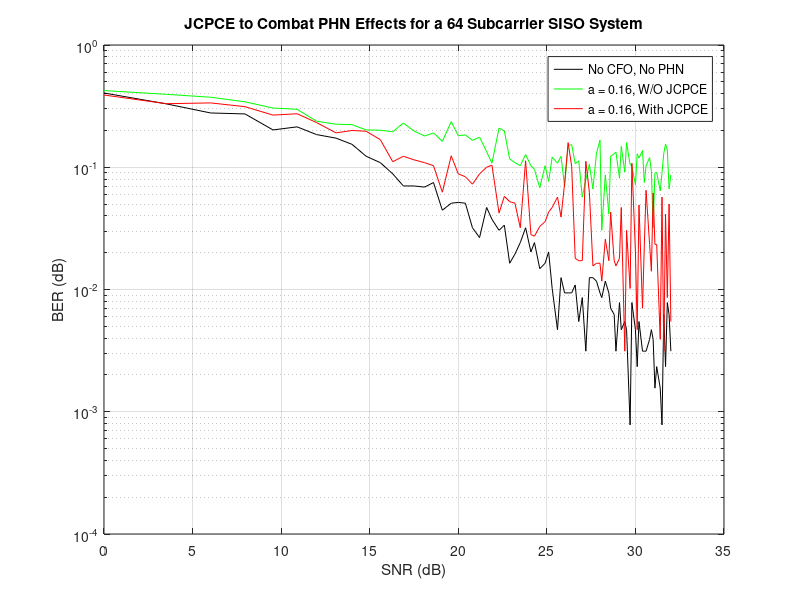

Reproduce this figure in MATLAB.
% Divide the number after "alpha" by 100 in the BER variable names to get
% the
% actual Standard deviation used in the program
FSB_PhaseOffset_256_SNR = [0.00E+00	3.52E+00	6.02E+00	7.96E+00	9.54E+00	1.09E+01	1.20E+01	1.31E+01	1.40E+01	1.48E+01	1.56E+01	1.63E+01	1.69E+01	1.75E+01	1.81E+01	1.86E+01	1.91E+01	1.96E+01	2.00E+01	2.04E+01	2.08E+01	2.12E+01	2.16E+01	2.19E+01	2.23E+01	2.26E+01	2.29E+01	2.32E+01	2.35E+01	2.38E+01	2.41E+01	2.43E+01	2.46E+01	2.49E+01	2.51E+01	2.53E+01	2.56E+01	2.58E+01	2.60E+01	2.62E+01	2.64E+01	2.66E+01	2.68E+01	2.70E+01	2.72E+01	2.74E+01	2.76E+01	2.78E+01	2.80E+01	2.81E+01	2.83E+01	2.85E+01	2.86E+01	2.88E+01	2.89E+01	2.91E+01	2.92E+01	2.94E+01	2.95E+01	2.97E+01	2.98E+01	3.00E+01	3.01E+01	3.02E+01	3.04E+01	3.05E+01	3.06E+01	3.08E+01	3.09E+01	3.10E+01	3.11E+01	3.12E+01	3.14E+01	3.15E+01	3.16E+01	3.17E+01	3.18E+01	3.19E+01	3.20E+01];
FSB_PhaseOffset_256_f0_BER = [4.05E-01  3.30E-01  2.78E-01  2.73E-01  2.02E-01  2.14E-01  1.85E-01  1.73E-01  1.54E-01  1.23E-01  1.09E-01  8.83E-02  7.03E-02  7.03E-02  6.88E-02  7.50E-02  4.45E-02  5.08E-02  5.16E-02  5.08E-02  3.20E-02  2.66E-02  4.69E-02  3.75E-02  3.05E-02  3.36E-02  1.64E-02  1.95E-02  2.42E-02  3.20E-02  2.03E-02  2.42E-02  1.48E-02  1.64E-02  2.03E-02  1.02E-02  4.69E-03  1.25E-02  9.38E-03  9.38E-03  9.38E-03  1.09E-02  5.47E-03  8.59E-03  3.13E-03  1.25E-02  1.25E-02  1.17E-02  9.38E-03  8.59E-03  1.17E-02  9.38E-03  7.03E-03  6.25E-03  3.13E-03  7.81E-03  4.69E-03  5.47E-03  4.69E-03  7.81E-04  7.81E-03  4.69E-03  2.34E-03  5.47E-03  3.13E-03  3.13E-03  3.13E-03  3.91E-03  4.69E-03  3.91E-03  1.56E-03  2.34E-03  1.56E-03  7.81E-04  6.25E-03  2.34E-03  7.81E-03  6.25E-03  3.13E-03];

FSB_PhaseOffset_256_f5_p0_BER = [4.24E-01  3.95E-01  3.74E-01  3.43E-01  3.05E-01  2.98E-01  2.38E-01  2.25E-01  2.23E-01  2.02E-01  2.01E-01  1.95E-01  2.30E-01  1.98E-01  1.80E-01  1.91E-01  1.63E-01  2.36E-01  1.81E-01  1.84E-01  1.66E-01  1.76E-01  1.34E-01  1.08E-01  2.09E-01  1.98E-01  1.17E-01  1.09E-01  1.03E-01  1.27E-01  1.03E-01  9.61E-02  6.80E-02  1.03E-01  7.66E-02  1.21E-01  1.08E-01  1.23E-01  6.95E-02  1.51E-01  1.53E-01  1.07E-01  1.13E-01  5.70E-02  7.89E-02  1.06E-01  6.64E-02  1.30E-01  1.67E-01  3.05E-02  8.67E-02  4.14E-02  1.23E-01  1.29E-01  1.33E-01  8.13E-02  1.48E-01  9.14E-02  1.59E-01  1.05E-01  1.02E-01  7.19E-02  1.29E-01  1.19E-01  1.37E-01  7.50E-02  1.03E-01  1.20E-01  9.30E-02  3.20E-02  8.98E-02  9.06E-02  6.41E-02  9.06E-02  1.30E-01  1.55E-01  1.39E-01  6.64E-02  8.67E-02];
FSB_PhaseOffset_256_f10_p0_BER = [3.90E-01  3.31E-01  3.36E-01  3.13E-01  2.67E-01  2.74E-01  2.32E-01  1.91E-01  2.00E-01  1.97E-01  1.68E-01  1.11E-01  1.23E-01  1.15E-01  1.09E-01  1.03E-01  6.25E-02  1.24E-01  8.83E-02  8.36E-02  7.27E-02  8.83E-02  1.00E-01  1.04E-01  4.22E-02  5.78E-02  5.23E-02  5.08E-02  3.20E-02  1.13E-01  2.81E-02  2.73E-02  3.28E-02  3.59E-02  4.30E-02  4.69E-02  5.70E-02  3.91E-02  7.34E-02  1.59E-01  1.02E-01  1.80E-02  1.72E-02  1.72E-02  1.12E-01  6.25E-02  1.56E-02  1.64E-02  1.64E-02  1.17E-02  2.58E-02  1.72E-02  4.30E-02  1.72E-02  1.56E-02  1.80E-02  4.69E-02  3.13E-03  3.05E-02  1.02E-02  1.08E-01  2.03E-02  4.69E-03  4.92E-02  7.03E-03  2.27E-02  6.48E-02  2.34E-02  1.41E-02  6.17E-02  2.34E-02  2.34E-02  3.91E-03  5.70E-02  3.13E-03  4.14E-02  8.59E-03  5.00E-02  5.47E-03];

semilogy(FSB_PhaseOffset_256_SNR,FSB_PhaseOffset_256_f0_BER,'k-');
hold on
semilogy(FSB_PhaseOffset_256_SNR,FSB_PhaseOffset_256_f5_p0_BER,'g-');
semilogy(FSB_PhaseOffset_256_SNR,FSB_PhaseOffset_256_f10_p0_BER,'r-');
hold off
grid on
title('JCPCE to Combat PHN Effects for a 64 Subcarrier SISO System');
xlabel('SNR (dB)');
ylabel('BER (dB)');
legend('No CFO, No PHN', 'a = 0.16, W/O JCPCE','a = 0.16, With JCPCE');
